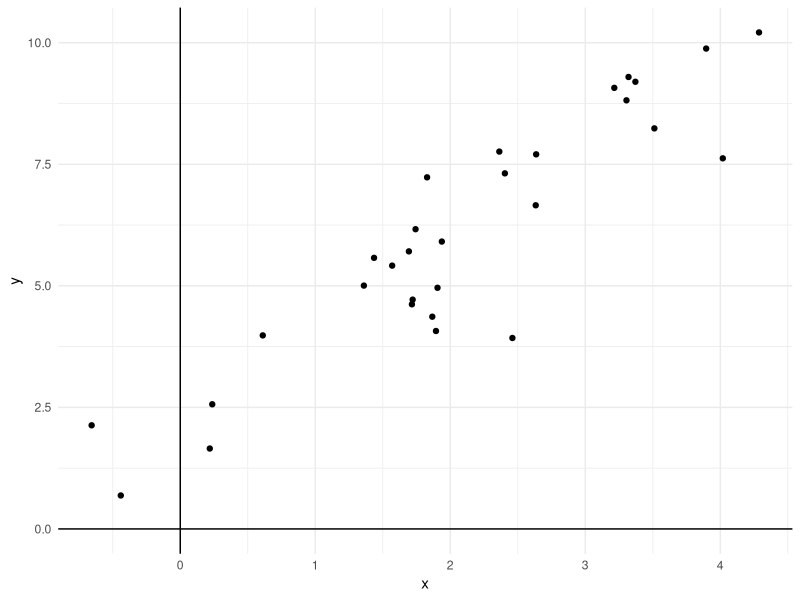
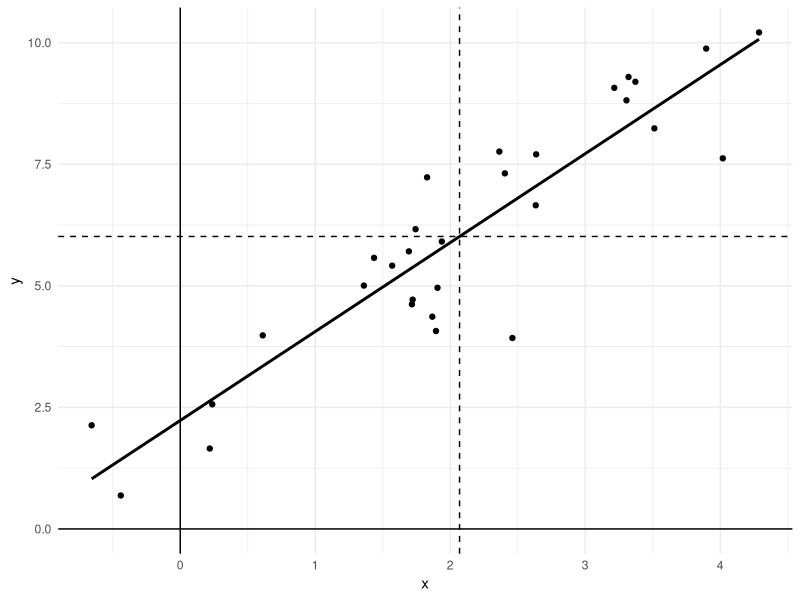

Recreate these plots in R, in order.
## ---- chunk 1
#| echo: FALSE

set.seed(42)

library(tidyverse)
d <- tibble(x = rnorm(30, 2, 1),
            y = 2*x + rnorm(30, 2, 1))

p <- ggplot(data = d,
       mapping = aes(x=x, y=y)) +
  geom_point() +
  theme_minimal() +
  geom_vline(xintercept = 0) +
  geom_hline(yintercept = 0)

p
## ---- chunk 2
#| echo: FALSE

p <- p +
  geom_vline(xintercept = mean(d$x), linetype = 'dashed') +
  geom_hline(yintercept = mean(d$y), linetype = 'dashed') +
  geom_smooth(method = 'lm', se = FALSE, color = 'black')

p
